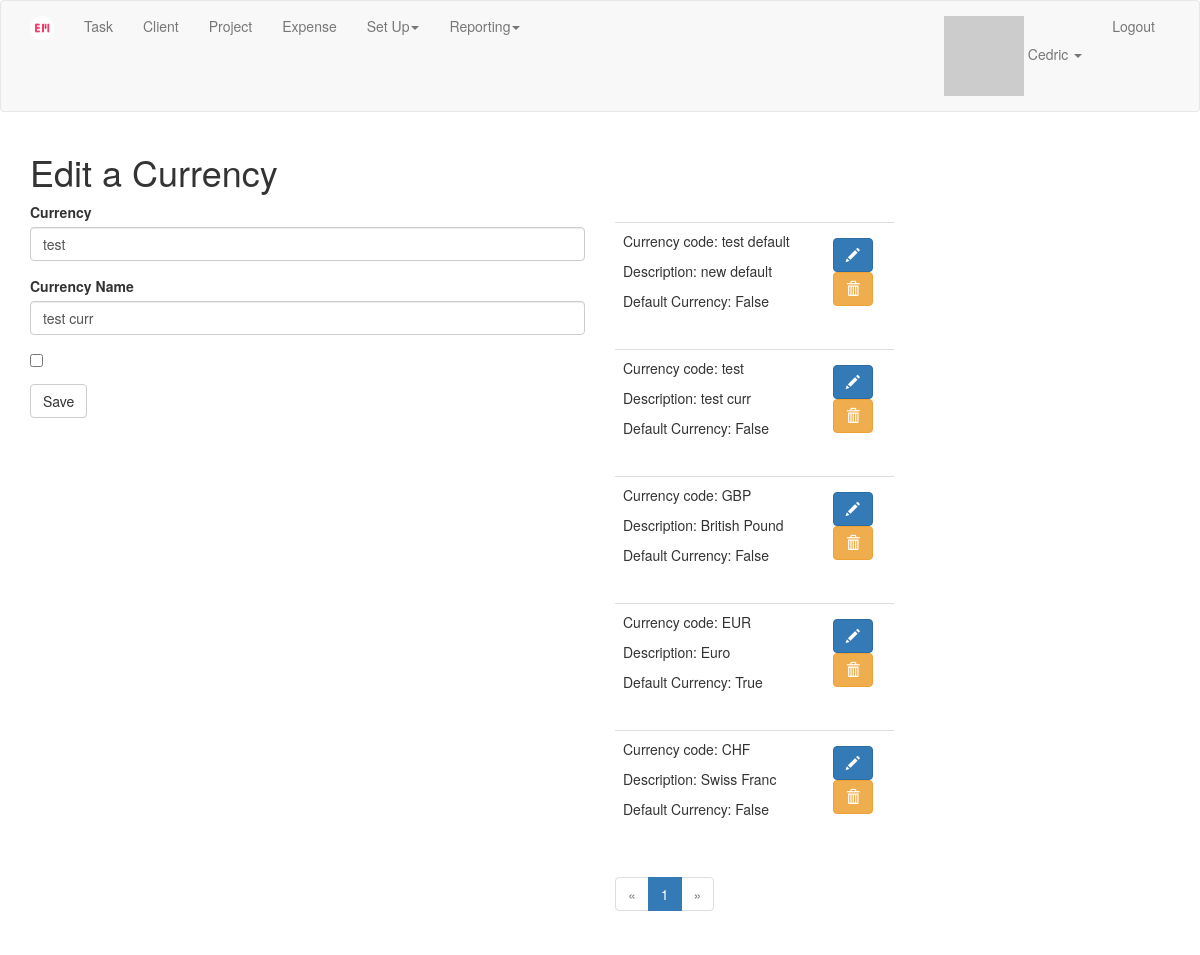
/edit_currency/6 (signed in), run on the app's committed database.
### app/models.py (models this page shows, shortened)
class User(UserMixin, db.Model):
    id = db.Column(db.Integer, primary_key=True)
    username = db.Column(db.String(64), index=True, unique=True)
    email = db.Column(db.String(120), index=True, unique=True)
    password_hash = db.Column(db.String(128))
    tasks = db.relationship('Task', backref='user_task', lazy='dynamic')
    about_me = db.Column(db.String(140))
    last_seen = db.Column(db.DateTime, default=datetime.utcnow)
    followed = db.relationship(
        'User', secondary=followers,
        primaryjoin=(followers.c.follower_id == id),
        secondaryjoin=(followers.c.followed_id == id),
        backref=db.backref('followers', lazy='dynamic'), lazy='dynamic')
    clients = db.relationship('Client', backref='user_client', lazy='dynamic')
    projects = db.relationship('Project', backref='user_project', lazy='dynamic')
    currencies = db.relationship('Currency', backref='user_currency', lazy='dynamic')
    role_id = db.Column(db.Integer, db.ForeignKey('role.id'))
    def avatar(self, size):
        digest = md5(self.email.lower().encode('utf-8')).hexdigest()
        return 'https://www.gravatar.com/avatar/{}?d=identicon&s={}'.format(digest, size)
    def can(self, permissions):
        return self.role is not None and (self.role.permissions & permissions) == permissions

class Currency(db.Model):
    id = db.Column(db.Integer, primary_key=True)
    name = db.Column(db.String(4), index=True, unique=True)
    description = db.Column(db.String(64))
    user_id = db.Column(db.Integer, db.ForeignKey('user.id'))
    default_curr = db.Column(db.Boolean())

### app/currencies/routes.py (the view)
@bp.route('/edit_currency/<id>', methods=['GET', 'POST'])
@login_required
def edit_currency(id):
    currency = Currency.query.filter_by(id=id).first()
    form = EditCurrencyForm()
    if current_user.can(Permission.WRITE) and form.validate_on_submit():
        currency.name = form.name.data
        currency.description = form.description.data
        currency.default_curr = form.default_curr.data
        db.session.add(currency)
        db.session.commit()
        flash('Your changes have been saved.', 'success')
        return redirect(url_for('currencies.edit_currency', id=id))
    elif request.method == 'GET':
        form.name.data = currency.name
        form.description.data = currency.description
        form.default_curr.data = currency.default_curr
    page = request.args.get('page', 1, type=int)
    pagination = Currency.query.order_by(Currency.name.desc()).paginate(page, 5, False)
    currencies = pagination.items
    return render_template('settings/edit_currency.html', title='Edit a Currency', form=form,
                           currencies=currencies, pagination=pagination)

### app/currencies/forms.py (shortened to what this page needs)
class EditCurrencyForm(FlaskForm):
    name = StringField('Currency', validators=[DataRequired()])
    description = StringField('Currency Name')
    default_curr = BooleanField('')
    submit = SubmitField('Save')

### app/main/__init__.py (called while the page is built)
@bp.app_context_processor
def inject_permissions():
    return dict(Permission=Permission)

### app/main/routes.py (called while the page is built)
@bp.before_app_request
def before_request():
    if current_user.is_authenticated:
        current_user.last_seen = datetime.utcnow()
        db.session.commit()

### app/models.py (called while the page is built)
@login.user_loader
def load_user(id):
    return User.query.get(int(id))

### app/templates/settings/edit_currency.html (shortened to what this page needs)
{% extends "base.html" %}
{% import 'bootstrap/wtf.html' as wtf %}
{% import "_macros.html" as macros %}
{% block app_content %}
    <h1>Edit a Currency</h1>
    <div class="row">
        <div class="col-md-6">
            {% if current_user.can(Permission.WRITE) %}
                {{ wtf.quick_form(form) }}
            {% endif %}
        </div>
        <div class="col-md-6">
            <div class="pagination">
                {% for currency in currencies %}
                    {% include 'settings/_currency.html' %}
                {% endfor %}
            {{ macros.pagination_widget(pagination, 'currencies.add_currency') }}
            </div>
        </div>
    </div>
{% endblock %}
{% block scripts %}
    {{ super() }}
{% endblock %}

### app/templates/base.html (shortened to what this page needs)
{% extends 'bootstrap/base.html' %}
{% block navbar %}
    <nav class="navbar navbar-default">
        <div class="container">
            <div class="navbar-header">
                {% if current_user.is_authenticated %}
                <a class="navbar-brand" href="{{ url_for('main.index') }}"><img class="center-block img-responsive" src="static/image/logo.png" height="24" width="24" alt="t-e-manager"></a>
                {% else %}
                <a class="navbar-brand" href="{{ url_for('auth.login') }}"><img class="center-block img-responsive" src="static/image/logo.png" height="24" width="24" alt="t-e-manager"></a>
                {% endif %}
            </div>
            <div class="collapse navbar-collapse" id="bs-example-navbar-collapse-1">
                <ul class="nav navbar-nav">
                    {% if current_user.is_authenticated %}
                    <li><a href="{{ url_for('tasks.add_task') }}">Task</a></li>
                    <li><a href="{{ url_for('clients.add_client') }}">Client</a></li>
                    <li><a href="{{ url_for('projects.add_project') }}">Project</a></li>
                    <li><a href="#">Expense</a></li>
                    <li class="dropdown"><a href="#" class="dropdown-toggle" data-toggle="dropdown">Set Up<b class="caret"></b></a>
                    <li class="dropdown"><a href="#" class="dropdown-toggle" data-toggle="dropdown">Reporting<b class="caret"></b></a>
                    </li>
                    {% endif %}
                </ul>
                <ul class="nav navbar-nav navbar-right">
                    {% if current_user.is_anonymous %}
                    <li><a href="{{ url_for('auth.register') }}">Register</a></li>
                    <li><a href="{{ url_for('auth.login') }}">Login</a></li>
                    {% else %}
                    <li class="dropdown"><a href="#" class="dropdown-toggle" data-toggle="dropdown"><img src="{{ current_user.avatar(size=18) }}"> {{ current_user.username }} <b class="caret"></b></a>
                    </li>
                    <li><a href="{{ url_for('auth.logout') }}">Logout</a></li>
                    {% endif %}
                </ul>
            </div>
        </div>
    </nav>
{% endblock %}
{% block content %}
    <div class="container">
        {% block app_content %}{% endblock %}
    </div>
{% endblock %}
{% block scripts %}
    <link rel="stylesheet" type="text/css" href="{{ url_for('static', filename='bootstrap-datetimepicker.min.css') }}" />
    <link href="https://gitcdn.github.io/bootstrap-toggle/2.2.2/css/bootstrap-toggle.min.css" rel="stylesheet">
{% endblock %}

### app/templates/settings/_currency.html (shortened to what this page needs)
<table class="table table-hover">
    <tr>
        <td>
            <div class="row">
                <div class="col-md-9">
                    <p>Currency code: {{ currency.name }}</p>
                    <p>Description: {{ currency.description }}</p>
                    <p>Default Currency: {{ currency.default_curr }}</p>
                </div>
                <div class="col-md-3">
                    <div class="btn pull-right">
                        <a class="btn btn-primary" href="{{ url_for('currencies.edit_currency', id=currency.id) }}"><span class="glyphicon glyphicon-pencil"></span></a>
                        {% if current_user.is_administrator %}
                            <form method="post" action="{{ url_for('currencies.delete_currency', id=currency.id) }}"><button type="submit" class="btn btn-warning"><span class="glyphicon glyphicon-trash"></span></button></form>
                        {% endif %}
                    </div>
                </div>
            </div>
        </td>
    </tr>
</table>

### data on the page
User: username "Cedric"
Currency: name "test", description "test curr", default_curr "False"
Currency: name "test default", description "new default", default_curr "False"
Currency: name "GBP", description "British Pound", default_curr "False"
Currency: name "EUR", description "Euro", default_curr "True"
Currency: name "CHF", description "Swiss Franc", default_curr "False"

### other printed values
{{ p }} "1"
